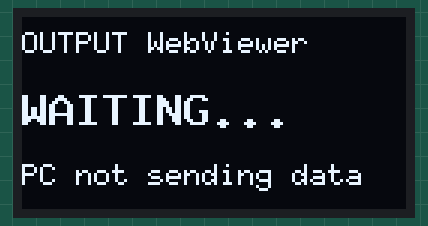
Simulated run of this sketch. Board: ESP8266 (NodeMCU). On the bench: 128×64 one-colour display.

Above: at 60.1 s.

The sketch:

oled_ip.ino
```cpp
/*
 * 照片库总览 —— 外接 OLED 显示局域网 IP
 * ------------------------------------------------------------------
 * 硬件：ESP32 或 ESP8266 开发板 + SSD1306 128x64 I2C OLED
 * 接线（4 根线）：
 *
 *   OLED   VCC -> 3V3
 *   OLED   GND -> GND
 *   OLED   SDA -> 见下表
 *   OLED   SCL -> 见下表
 *
 *   板子              SDA        SCL
 *   ESP32 (DevKit)    21         22
 *   ESP32-C3 SuperMini 8          9      <= 注意 C3 不是 21/22
 *   ESP8266 (NodeMCU) D2(GPIO4)  D1(GPIO5)
 *
 * 依赖库（Arduino IDE → 库管理器 → 搜 U8g2 → 安装 "U8g2" by oliver）
 * 开发板管理器里装 esp32 或 esp8266 支持包后，直接按对应板子选型号上传。
 *
 * 协议：PC 端每 30 秒发一行（\n 结尾），字段用 | 分隔，最多 4 段：
 *   F|192.168.3.102|:7788|864 GiB / 114 dirs|
 *   第 0 段放大显示（IP），其余三行小字。
 * 60 秒没收到数据就显示 WAITING...
 * ------------------------------------------------------------------
 */

#include <Wire.h>
#include <U8g2lib.h>

// ---- 按你的板子改这里 -------------------------------------------------
#if defined(ESP8266)
  #define PIN_SDA 4        // D2
  #define PIN_SCL 5        // D1
  U8G2_SSD1306_128X64_NONAME_F_SW_I2C u8g2(U8G2_R0, PIN_SCL, PIN_SDA, U8X8_PIN_NONE);
#elif defined(CONFIG_IDF_TARGET_ESP32C3) || defined(ARDUINO_ESP32C3_DEV)
  #define PIN_SDA 8
  #define PIN_SCL 9
  // C3 的 I2C 不是 21/22，必须显式指定 clock/data
  U8G2_SSD1306_128X64_NONAME_F_HW_I2C u8g2(U8G2_R0, U8X8_PIN_NONE, PIN_SCL, PIN_SDA);
#else   // 经典 ESP32
  #define PIN_SDA 21
  #define PIN_SCL 22
  U8G2_SSD1306_128X64_NONAME_F_HW_I2C u8g2(U8G2_R0, U8X8_PIN_NONE, PIN_SCL, PIN_SDA);
#endif

// ---- 状态 -------------------------------------------------------------
String fields[4] = { "", "", "", "" };
unsigned long lastRx = 0;
bool dirty = true;
const unsigned long TIMEOUT_MS = 60000;
String rxLine = "";

void setup() {
  Serial.begin(115200);
  // ESP32 的硬件 I2C 引脚已通过 u8g2 构造函数传入；ESP8266 走软件 I2C，无需 Wire
#if !defined(ESP8266)
  u8g2.setBusClock(400000);
#endif
  u8g2.begin();
  u8g2.setContrast(180);       // 0-255，太亮刺眼可以调小
  u8g2.clearBuffer();
  u8g2.setFont(u8g2_font_6x10_tf);
  u8g2.drawStr(0, 12, "OUTPUT WebViewer");
  u8g2.drawStr(0, 28, "waiting for PC...");
  u8g2.sendBuffer();
}

void draw() {
  u8g2.clearBuffer();

  if (millis() - lastRx > TIMEOUT_MS) {
    u8g2.setFont(u8g2_font_6x10_tf);
    u8g2.drawStr(0, 12, "OUTPUT WebViewer");
    u8g2.setFont(u8g2_font_9x15B_tf);
    u8g2.drawStr(0, 36, "WAITING...");
    u8g2.setFont(u8g2_font_6x10_tf);
    u8g2.drawStr(0, 56, "PC not sending data");
    u8g2.sendBuffer();
    return;
  }

  // 第 0 行：小标签
  u8g2.setFont(u8g2_font_6x10_tf);
  u8g2.drawStr(0, 9, "LAN");

  // 第 1 行：IP，大字号
  u8g2.setFont(u8g2_font_9x15B_tf);
  u8g2.drawStr(0, 28, fields[0].c_str());

  // 第 2、3 行：端口 / 统计
  u8g2.setFont(u8g2_font_6x10_tf);
  u8g2.drawStr(0, 43, fields[1].c_str());
  u8g2.drawStr(0, 56, fields[2].c_str());
  if (fields[3].length()) u8g2.drawStr(0, 56, fields[3].c_str());

  u8g2.sendBuffer();
}

void loop() {
  while (Serial.available()) {
    char c = (char)Serial.read();
    if (c == '\n' || c == '\r') {
      if (rxLine.length() > 0) parseLine(rxLine);
      rxLine = "";
    } else if (rxLine.length() < 120) {
      rxLine += c;
    }
  }

  if (dirty) { draw(); dirty = false; }
  if (millis() - lastRx > TIMEOUT_MS && !dirty) { draw(); delay(500); }  // 超时后每 0.5s 重画一次
  delay(10);
}

void parseLine(String line) {
  if (!line.startsWith("F|")) return;      // 只认帧
  lastRx = millis();
  int idx = 0;
  int start = 2;
  for (int i = 2; i <= (int)line.length() && idx < 4; i++) {
    if (i == (int)line.length() || line[i] == '|') {
      fields[idx++] = line.substring(start, i);
      start = i + 1;
    }
  }
  dirty = true;
}
```
